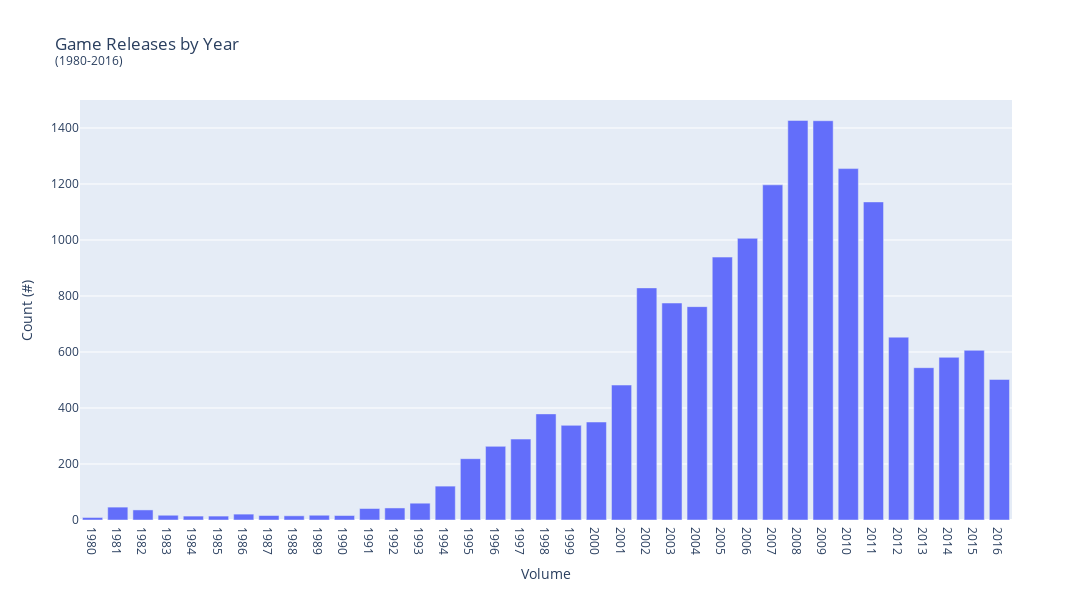
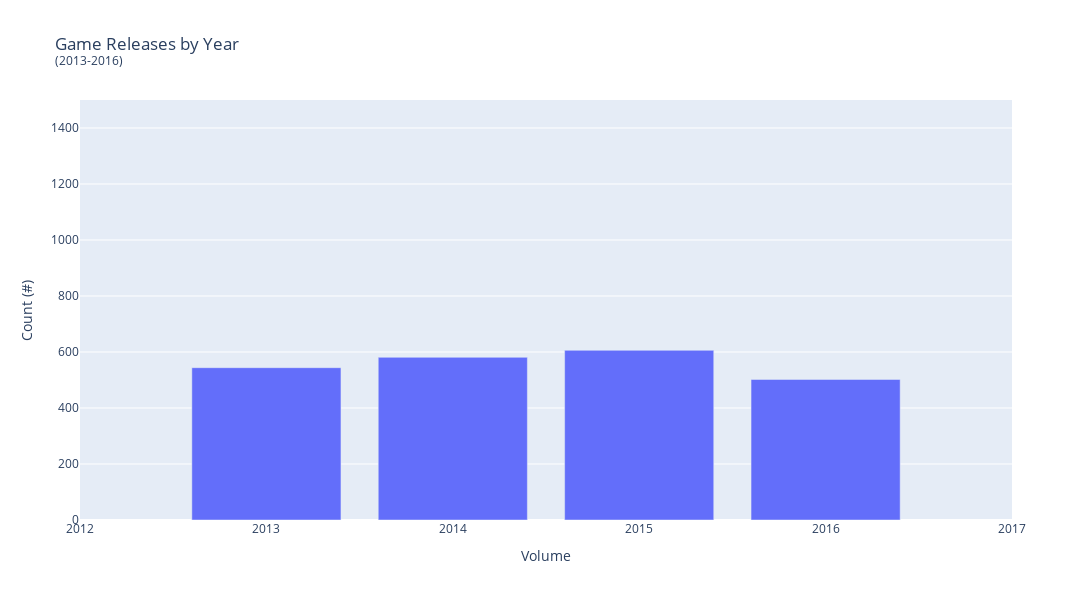

The notebook cell saved with these charts, in order:
### Code cell
# Diving into release_year
# Focus on finding the amount of games released per year, is the data significant?
# Selecting relevant years from 2010 to 2016

game_count = ice_df['release_year'].value_counts().sort_index().reset_index()

all_games = px.bar(game_count, x='release_year', y='count', title='Game Releases by Year<br><sup>(1980-2016)</sup>',
                     labels={'release_year':'Volume', 'index':'Release Year', 'count':'Count (#)'},
                     width=1100, height=600)
all_games.update_layout(yaxis_range=[0,1500])
all_games.update_layout(xaxis={"dtick":1})
all_games.show()

selected_df = ice_df.query("release_year >= 2013")
filtered_period = selected_df['release_year'].value_counts().sort_index().reset_index()

filtered_period_games = px.bar(filtered_period, x='release_year', y='count', title='Game Releases by Year<br><sup>(2013-2016)</sup>',
                     labels={'release_year':'Volume', 'index':'Release Year', 'count':'Count (#)'}, range_x=(2012,2017),
                     width=1100, height=600)
filtered_period_games.update_layout(yaxis_range=[0,1500])
filtered_period_games.show()

game_year_count = ice_df['release_year'].value_counts().sort_index() #looking into the instances for each release year

#display(game_year_count.sort_values(ascending=False)) 

game_platform_count = selected_df['platform'].value_counts().sort_index()
#display(game_platform_count)

#display(game_platform_count.sort_values(ascending=False)) #looking into the instances for each platform year

### Figure 1 — Plotly figure (JSON) as saved in the notebook; plotly's stock layout.template omitted (floating-point values rounded to 4 significant figures)
{"data": [{"alignmentgroup": "True", "hovertemplate": "Volume=%{x}<br>Count (#)=%{y}<extra></extra>", "legendgroup": "", "marker": {"color": "#636efa", "pattern": {"shape": ""}}, "name": "", "offsetgroup": "", "orientation": "v", "showlegend": false, "textposition": "auto", "type": "bar", "x": [1980, 1981, 1982, 1983, 1984, 1985, 1986, 1987, 1988, 1989, 1990, 1991, 1992, 1993, 1994, 1995, 1996, 1997, 1998, 1999, 2000, 2001, 2002, 2003, 2004, 2005, 2006, 2007, 2008, 2009, 2010, 2011, 2012, 2013, 2014, 2015, 2016], "xaxis": "x", "y": [9, 46, 36, 17, 14, 14, 21, 16, 15, 17, 16, 41, 43, 60, 121, 219, 263, 289, 379, 338, 350, 482, 829, 775, 762, 939, 1006, 1197, 1427, 1426, 1255, 1136, 653, 544, 581, 606, 502], "yaxis": "y"}], "layout": {"barmode": "relative", "height": 600, "legend": {"tracegroupgap": 0}, "title": {"text": "Game Releases by Year<br><sup>(1980-2016)</sup>"}, "width": 1100, "xaxis": {"anchor": "y", "domain": [0, 1], "dtick": 1, "title": {"text": "Volume"}}, "yaxis": {"anchor": "x", "domain": [0, 1], "range": [0, 1500], "title": {"text": "Count (#)"}}}}

### Figure 2 — Plotly figure (JSON) as saved in the notebook; plotly's stock layout.template omitted (floating-point values rounded to 4 significant figures)
{"data": [{"alignmentgroup": "True", "hovertemplate": "Volume=%{x}<br>Count (#)=%{y}<extra></extra>", "legendgroup": "", "marker": {"color": "#636efa", "pattern": {"shape": ""}}, "name": "", "offsetgroup": "", "orientation": "v", "showlegend": false, "textposition": "auto", "type": "bar", "x": [2013, 2014, 2015, 2016], "xaxis": "x", "y": [544, 581, 606, 502], "yaxis": "y"}], "layout": {"barmode": "relative", "height": 600, "legend": {"tracegroupgap": 0}, "title": {"text": "Game Releases by Year<br><sup>(2013-2016)</sup>"}, "width": 1100, "xaxis": {"anchor": "y", "domain": [0, 1], "range": [2012, 2017], "title": {"text": "Volume"}}, "yaxis": {"anchor": "x", "domain": [0, 1], "range": [0, 1500], "title": {"text": "Count (#)"}}}}
